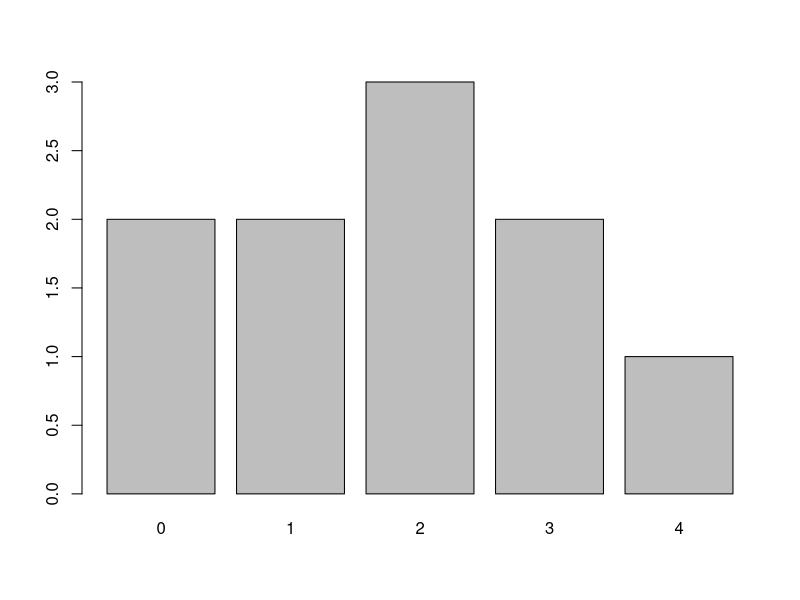
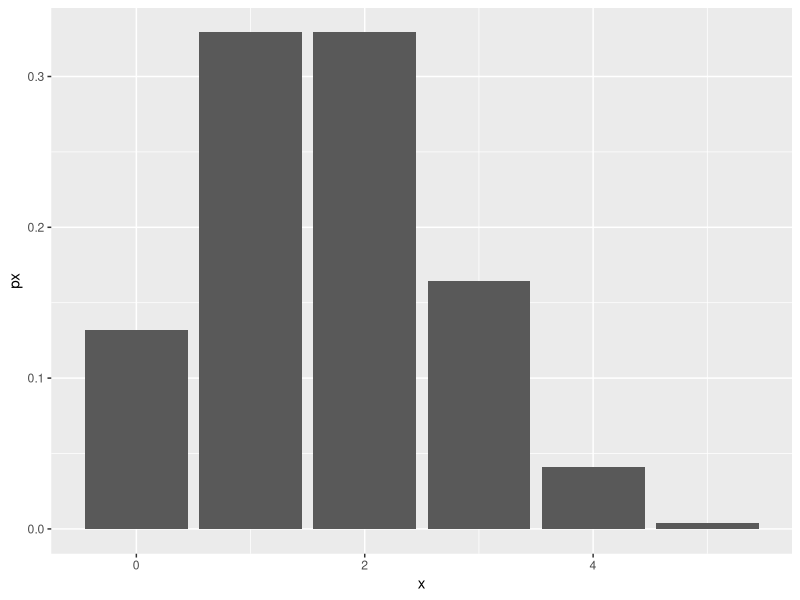
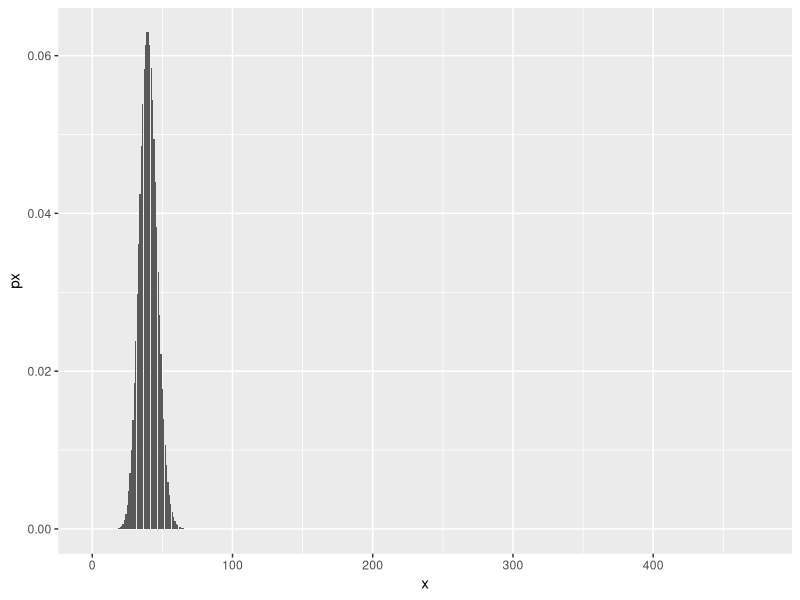
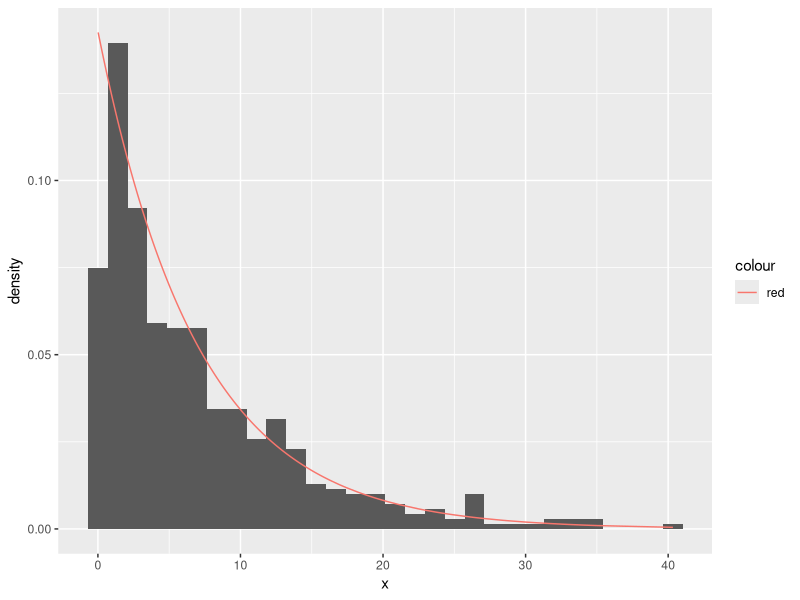

Write the R code that produced these figures, in order.
####27/09####
#n = 10
#p = 0.1

prob = function(x, n, p){
  choose(n,x) * p^(x) * ((1-p)^(n-x))
}

#a
prob(0, 10, 0.1)

prob(2, 10, 0.1) #Dois queimarem? 0.04
#c
sum(prob(1:10, 10, 0.1))
#d
sum(prob(1:9, 10, 0.1))
1-prob(10, 10, 0.1)
#e
0.1*10
#f
sqrt(0.1*(0.9))

prob(8,10,0.9)
sum(prob(3:10, 10, 0.9))

#Três em cada quatro alunos de uma universidade fizeram cursinho antes de prestar vestibular. 
#Se 16 alunos são selecionados ao acaso, qual é a probabilidade de que:

sum(prob(12:16, 16, 3/4)) #Pelo menos 12 tenham feito cursinho?

sum(prob(0:13, 16, 3/4)) #No máximo 13 tenham feito cursinho?

prob(12, 16, 3/4) #Exatamente 12 tenham feito cursinho?
#Em um grupo de 80 alunosselecionados ao acaso, qual é o número esperado de alunos que fizeram cursinho? 
#E a variância?
3*80/4
(3/4)*(1-3/4)

####10/10####

#Poisson
  prob = function(y,x){
    (exp(-y)*(y^x))/(factorial(x))
  }
#y = média (lambda)
#x = quantidade de sucesso
#Um departamento que funciona 24h por dia,recebe em média 5 ligações por hora. Determine as probabilidades

prob(5,2) #Receber 2 ligações em uma hora? 0.08

prob(5,0)+prob(5,1)+prob(5,2) #Receber menos de 3 ligações em uma hora? 0.124

1-sum(prob(5,0:5)) #Receber mais de 5 ligações em uma hora? 0.384

dpois(260,240) #Receber 260 ligações em 2 dias? Lambda=240. 0.01

#Suponha o lançamento de um dado 5 vezes. Sucesso será os valroes menos que 3. Determine:

dbinom(2,5,1/3) #A probabilidade de 2 sucessos
dbinom(0:5,5,1/3) #Todas as probabilidades

pbinom(2,5,1/3) #A probabilidade de 2 ou menos sucessos

qbinom(0.7901,5,1/3) #O valor de A, tal que P(x<=A)= 0.7901

rbinom(10,5,1/3) #Uma amostra aleatória de tamanho 10

barplot(table(rbinom(10,5,1/3))) #plot sem ggplot

install.packages('ggplot2')
install.packages('labeling')
library(ggplot2)
library(labeling)
x=0:5
px=dbinom(x,5,1/3)
dados = data.frame(x,px)
ggplot(dados,aes(x,px))+geom_col()

####11/10####

#media = 40 itens por segundo

dpois(35,40) #Probabilidade de processar 35 itens

dpois(0:475,40) #Todas as probabilidades?

ppois(45,40) #A probabilidade de 40 o menos sucessos

qpois(0.8096,40) #O valor de A, tal que P(X<=A)=0.8096

rpois(10,40) #Uma amostra aleatória de tamanho 10

#Apresente graficamente todas as probabilidade de sucesso
x=0:475
px=dpois(x,40)
dados = data.frame(x,px)
ggplot(dados,aes(x,px))+geom_col()


#### Modelo Exponencial ####
#modelo Exponencial -> começa do 0 -> coisas positivas
#modelo normal -> -inf até +inf
#taxa = 1/media
taxa = 1/7
#Suponha que o tempo de validade de determinado produto possua uma média de 7 anos. Determine:
dexp(6,taxa) #A probabilidade vencer em exatamente 6 anos -> 0, pois a probabilidade de um ponto é 0

pexp(5,taxa) #A probabilidade de vencer em 5 anos ou menos

qexp(0.5,taxa) #Determine o valor mediano

rexp(10,taxa) #Amostra aleatória de tamanho 10

x=rexp(500,taxa)
dx=dexp(x,taxa)
dados = data.frame(x,dx)
ggplot(dados,aes(x))+geom_histogram(aes(y=..density..))+geom_line(aes(x,dx,col='red'))


